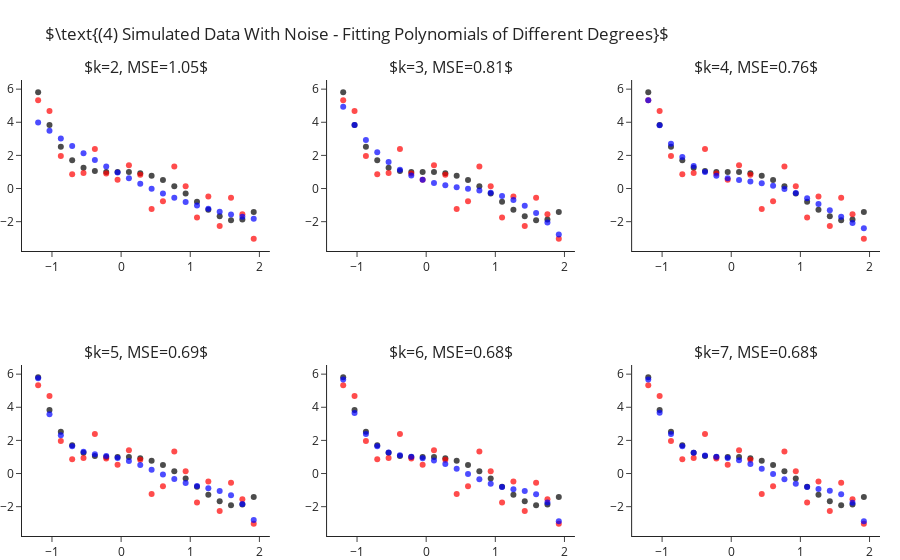

Notebook code cell kept with this figure:
### Markdown cell above
## Fitting Polynomial Of Different Degrees - With Sample Noise

Still fitting for different values of $k$, let us add some standard Gaussian noise (i.e. $\mathcal{N}\left(0,1\right)$).
This time we observe two things:
- Even for the correct $k=4$ model we are not able to achieve zero MSE.
- As we increase $4<k\rightarrow 7$ we manage to decrease the error more and more.

### Code cell
y = y_ + np.random.normal(size=len(y_))

ks = range(2, 8)
fig = make_subplots(2, 3, subplot_titles=list(ks))
for i, k in enumerate(ks):
    r,c = i//3+1, i%3+1 
    
    y_hat = make_pipeline(PolynomialFeatures(k), LinearRegression(fit_intercept=False)).fit(X, y).predict(X)
    fig.add_traces([go.Scatter(x=x, y=y_, mode="markers", name="Real Points",  marker=dict(color="black", opacity=.7), showlegend=False),
                    go.Scatter(x=x, y=y, mode="markers", name="Observed Points",  marker=dict(color="red", opacity=.7), showlegend=False), 
                    go.Scatter(x=x, y=y_hat, mode="markers", name="Predicted Points",  marker=dict(color="blue", opacity=.7), showlegend=False)], rows=r, cols=c)
    fig["layout"]["annotations"][i]["text"] = rf"$k={{0}}, MSE={{1}}$".format(k, round(np.mean((y-y_hat)**2), 2))

fig.update_layout(title=r"$\text{(4) Simulated Data With Noise - Fitting Polynomials of Different Degrees}$", margin=dict(t=80)).show()

### Figure 1 — Plotly figure (JSON) as saved in the notebook; plotly's stock layout.template omitted (floating-point values rounded to 4 significant figures)
{"data": [{"marker": {"color": "black", "opacity": 0.7}, "mode": "markers", "name": "Real Points", "showlegend": false, "type": "scatter", "x": [-1.2, -1.036, -0.8718, -0.7077, -0.5436, -0.3795, -0.2154, -0.05128, 0.1128, 0.2769, 0.441, 0.6051, 0.7692, 0.9333, 1.097, 1.262, 1.426, 1.59, 1.754, 1.918], "xaxis": "x", "y": [5.81, 3.838, 2.523, 1.709, 1.261, 1.058, 0.9989, 0.999, 0.9909, 0.9251, 0.769, 0.5078, 0.1439, -0.3028, -0.7951, -1.278, -1.68, -1.912, -1.866, -1.418], "yaxis": "y"}, {"marker": {"color": "red", "opacity": 0.7}, "mode": "markers", "name": "Observed Points", "showlegend": false, "type": "scatter", "x": [-1.2, -1.036, -0.8718, -0.7077, -0.5436, -0.3795, -0.2154, -0.05128, 0.1128, 0.2769, 0.441, 0.6051, 0.7692, 0.9333, 1.097, 1.262, 1.426, 1.59, 1.754, 1.918], "xaxis": "x", "y": [5.332, 4.687, 1.958, 0.8624, 0.9358, 2.382, 0.902, 0.5279, 1.406, 0.8313, -1.232, -0.7643, 1.336, 0.141, -1.746, -0.4821, -2.267, -0.5619, -1.559, -3.029], "yaxis": "y"}, {"marker": {"color": "blue", "opacity": 0.7}, "mode": "markers", "name": "Predicted Points", "showlegend": false, "type": "scatter", "x": [-1.2, -1.036, -0.8718, -0.7077, -0.5436, -0.3795, -0.2154, -0.05128, 0.1128, 0.2769, 0.441, 0.6051, 0.7692, 0.9333, 1.097, 1.262, 1.426, 1.59, 1.754, 1.918], "xaxis": "x", "y": [3.982, 3.488, 3.015, 2.562, 2.131, 1.721, 1.331, 0.9631, 0.6157, 0.2894, -0.01598, -0.3004, -0.5637, -0.8061, -1.028, -1.228, -1.407, -1.566, -1.703, -1.82], "yaxis": "y"}, {"marker": {"color": "black", "opacity": 0.7}, "mode": "markers", "name": "Real Points", "showlegend": false, "type": "scatter", "x": [-1.2, -1.036, -0.8718, -0.7077, -0.5436, -0.3795, -0.2154, -0.05128, 0.1128, 0.2769, 0.441, 0.6051, 0.7692, 0.9333, 1.097, 1.262, 1.426, 1.59, 1.754, 1.918], "xaxis": "x2", "y": [5.81, 3.838, 2.523, 1.709, 1.261, 1.058, 0.9989, 0.999, 0.9909, 0.9251, 0.769, 0.5078, 0.1439, -0.3028, -0.7951, -1.278, -1.68, -1.912, -1.866, -1.418], "yaxis": "y2"}, {"marker": {"color": "red", "opacity": 0.7}, "mode": "markers", "name": "Observed Points", "showlegend": false, "type": "scatter", "x": [-1.2, -1.036, -0.8718, -0.7077, -0.5436, -0.3795, -0.2154, -0.05128, 0.1128, 0.2769, 0.441, 0.6051, 0.7692, 0.9333, 1.097, 1.262, 1.426, 1.59, 1.754, 1.918], "xaxis": "x2", "y": [5.332, 4.687, 1.958, 0.8624, 0.9358, 2.382, 0.902, 0.5279, 1.406, 0.8313, -1.232, -0.7643, 1.336, 0.141, -1.746, -0.4821, -2.267, -0.5619, -1.559, -3.029], "yaxis": "y2"}, {"marker": {"color": "blue", "opacity": 0.7}, "mode": "markers", "name": "Predicted Points", "showlegend": false, "type": "scatter", "x": [-1.2, -1.036, -0.8718, -0.7077, -0.5436, -0.3795, -0.2154, -0.05128, 0.1128, 0.2769, 0.441, 0.6051, 0.7692, 0.9333, 1.097, 1.262, 1.426, 1.59, 1.754, 1.918], "xaxis": "x2", "y": [4.94, 3.841, 2.931, 2.19, 1.598, 1.137, 0.7849, 0.5233, 0.3321, 0.1915, 0.08185, -0.01674, -0.124, -0.2596, -0.4435, -0.6953, -1.035, -1.482, -2.056, -2.777], "yaxis": "y2"}, {"marker": {"color": "black", "opacity": 0.7}, "mode": "markers", "name": "Real Points", "showlegend": false, "type": "scatter", "x": [-1.2, -1.036, -0.8718, -0.7077, -0.5436, -0.3795, -0.2154, -0.05128, 0.1128, 0.2769, 0.441, 0.6051, 0.7692, 0.9333, 1.097, 1.262, 1.426, 1.59, 1.754, 1.918], "xaxis": "x3", "y": [5.81, 3.838, 2.523, 1.709, 1.261, 1.058, 0.9989, 0.999, 0.9909, 0.9251, 0.769, 0.5078, 0.1439, -0.3028, -0.7951, -1.278, -1.68, -1.912, -1.866, -1.418], "yaxis": "y3"}, {"marker": {"color": "red", "opacity": 0.7}, "mode": "markers", "name": "Observed Points", "showlegend": false, "type": "scatter", "x": [-1.2, -1.036, -0.8718, -0.7077, -0.5436, -0.3795, -0.2154, -0.05128, 0.1128, 0.2769, 0.441, 0.6051, 0.7692, 0.9333, 1.097, 1.262, 1.426, 1.59, 1.754, 1.918], "xaxis": "x3", "y": [5.332, 4.687, 1.958, 0.8624, 0.9358, 2.382, 0.902, 0.5279, 1.406, 0.8313, -1.232, -0.7643, 1.336, 0.141, -1.746, -0.4821, -2.267, -0.5619, -1.559, -3.029], "yaxis": "y3"}, {"marker": {"color": "blue", "opacity": 0.7}, "mode": "markers", "name": "Predicted Points", "showlegend": false, "type": "scatter", "x": [-1.2, -1.036, -0.8718, -0.7077, -0.5436, -0.3795, -0.2154, -0.05128, 0.1128, 0.2769, 0.441, 0.6051, 0.7692, 0.9333, 1.097, 1.262, 1.426, 1.59, 1.754, 1.918], "xaxis": "x3", "y": [5.326, 3.82, 2.707, 1.91, 1.362, 0.9997, 0.7696, 0.6236, 0.5212, 0.4285, 0.3188, 0.1723, -0.02367, -0.275, -0.5805, -0.932, -1.314, -1.706, -2.076, -2.391], "yaxis": "y3"}, {"marker": {"color": "black", "opacity": 0.7}, "mode": "markers", "name": "Real Points", "showlegend": false, "type": "scatter", "x": [-1.2, -1.036, -0.8718, -0.7077, -0.5436, -0.3795, -0.2154, -0.05128, 0.1128, 0.2769, 0.441, 0.6051, 0.7692, 0.9333, 1.097, 1.262, 1.426, 1.59, 1.754, 1.918], "xaxis": "x4", "y": [5.81, 3.838, 2.523, 1.709, 1.261, 1.058, 0.9989, 0.999, 0.9909, 0.9251, 0.769, 0.5078, 0.1439, -0.3028, -0.7951, -1.278, -1.68, -1.912, -1.866, -1.418], "yaxis": "y4"}, {"marker": {"color": "red", "opacity": 0.7}, "mode": "markers", "name": "Observed Points", "showlegend": false, "type": "scatter", "x": [-1.2, -1.036, -0.8718, -0.7077, -0.5436, -0.3795, -0.2154, -0.05128, 0.1128, 0.2769, 0.441, 0.6051, 0.7692, 0.9333, 1.097, 1.262, 1.426, 1.59, 1.754, 1.918], "xaxis": "x4", "y": [5.332, 4.687, 1.958, 0.8624, 0.9358, 2.382, 0.902, 0.5279, 1.406, 0.8313, -1.232, -0.7643, 1.336, 0.141, -1.746, -0.4821, -2.267, -0.5619, -1.559, -3.029], "yaxis": "y4"}, {"marker": {"color": "blue", "opacity": 0.7}, "mode": "markers", "name": "Predicted Points", "showlegend": false, "type": "scatter", "x": [-1.2, -1.036, -0.8718, -0.7077, -0.5436, -0.3795, -0.2154, -0.05128, 0.1128, 0.2769, 0.441, 0.6051, 0.7692, 0.9333, 1.097, 1.262, 1.426, 1.59, 1.754, 1.918], "xaxis": "x4", "y": [5.746, 3.577, 2.316, 1.645, 1.321, 1.167, 1.062, 0.936, 0.7544, 0.5143, 0.2329, -0.06095, -0.3361, -0.5679, -0.7476, -0.8915, -1.049, -1.315, -1.833, -2.811], "yaxis": "y4"}, {"marker": {"color": "black", "opacity": 0.7}, "mode": "markers", "name": "Real Points", "showlegend": false, "type": "scatter", "x": [-1.2, -1.036, -0.8718, -0.7077, -0.5436, -0.3795, -0.2154, -0.05128, 0.1128, 0.2769, 0.441, 0.6051, 0.7692, 0.9333, 1.097, 1.262, 1.426, 1.59, 1.754, 1.918], "xaxis": "x5", "y": [5.81, 3.838, 2.523, 1.709, 1.261, 1.058, 0.9989, 0.999, 0.9909, 0.9251, 0.769, 0.5078, 0.1439, -0.3028, -0.7951, -1.278, -1.68, -1.912, -1.866, -1.418], "yaxis": "y5"}, {"marker": {"color": "red", "opacity": 0.7}, "mode": "markers", "name": "Observed Points", "showlegend": false, "type": "scatter", "x": [-1.2, -1.036, -0.8718, -0.7077, -0.5436, -0.3795, -0.2154, -0.05128, 0.1128, 0.2769, 0.441, 0.6051, 0.7692, 0.9333, 1.097, 1.262, 1.426, 1.59, 1.754, 1.918], "xaxis": "x5", "y": [5.332, 4.687, 1.958, 0.8624, 0.9358, 2.382, 0.902, 0.5279, 1.406, 0.8313, -1.232, -0.7643, 1.336, 0.141, -1.746, -0.4821, -2.267, -0.5619, -1.559, -3.029], "yaxis": "y5"}, {"marker": {"color": "blue", "opacity": 0.7}, "mode": "markers", "name": "Predicted Points", "showlegend": false, "type": "scatter", "x": [-1.2, -1.036, -0.8718, -0.7077, -0.5436, -0.3795, -0.2154, -0.05128, 0.1128, 0.2769, 0.441, 0.6051, 0.7692, 0.9333, 1.097, 1.262, 1.426, 1.59, 1.754, 1.918], "xaxis": "x5", "y": [5.677, 3.661, 2.383, 1.645, 1.267, 1.098, 1.014, 0.929, 0.7899, 0.5759, 0.2945, -0.02549, -0.3431, -0.6164, -0.8169, -0.9452, -1.05, -1.248, -1.749, -2.88], "yaxis": "y5"}, {"marker": {"color": "black", "opacity": 0.7}, "mode": "markers", "name": "Real Points", "showlegend": false, "type": "scatter", "x": [-1.2, -1.036, -0.8718, -0.7077, -0.5436, -0.3795, -0.2154, -0.05128, 0.1128, 0.2769, 0.441, 0.6051, 0.7692, 0.9333, 1.097, 1.262, 1.426, 1.59, 1.754, 1.918], "xaxis": "x6", "y": [5.81, 3.838, 2.523, 1.709, 1.261, 1.058, 0.9989, 0.999, 0.9909, 0.9251, 0.769, 0.5078, 0.1439, -0.3028, -0.7951, -1.278, -1.68, -1.912, -1.866, -1.418], "yaxis": "y6"}, {"marker": {"color": "red", "opacity": 0.7}, "mode": "markers", "name": "Observed Points", "showlegend": false, "type": "scatter", "x": [-1.2, -1.036, -0.8718, -0.7077, -0.5436, -0.3795, -0.2154, -0.05128, 0.1128, 0.2769, 0.441, 0.6051, 0.7692, 0.9333, 1.097, 1.262, 1.426, 1.59, 1.754, 1.918], "xaxis": "x6", "y": [5.332, 4.687, 1.958, 0.8624, 0.9358, 2.382, 0.902, 0.5279, 1.406, 0.8313, -1.232, -0.7643, 1.336, 0.141, -1.746, -0.4821, -2.267, -0.5619, -1.559, -3.029], "yaxis": "y6"}, {"marker": {"color": "blue", "opacity": 0.7}, "mode": "markers", "name": "Predicted Points", "showlegend": false, "type": "scatter", "x": [-1.2, -1.036, -0.8718, -0.7077, -0.5436, -0.3795, -0.2154, -0.05128, 0.1128, 0.2769, 0.441, 0.6051, 0.7692, 0.9333, 1.097, 1.262, 1.426, 1.59, 1.754, 1.918], "xaxis": "x6", "y": [5.673, 3.669, 2.385, 1.641, 1.262, 1.095, 1.016, 0.934, 0.7947, 0.5779, 0.2925, -0.03032, -0.348, -0.6185, -0.8145, -0.9395, -1.045, -1.25, -1.757, -2.876], "yaxis": "y6"}], "layout": {"annotations": [{"font": {"size": 16}, "showarrow": false, "text": "$k=2, MSE=1.05$", "x": 0.1444, "xanchor": "center", "xref": "paper", "y": 1, "yanchor": "bottom", "yref": "paper"}, {"font": {"size": 16}, "showarrow": false, "text": "$k=3, MSE=0.81$", "x": 0.5, "xanchor": "center", "xref": "paper", "y": 1, "yanchor": "bottom", "yref": "paper"}, {"font": {"size": 16}, "showarrow": false, "text": "$k=4, MSE=0.76$", "x": 0.8556, "xanchor": "center", "xref": "paper", "y": 1, "yanchor": "bottom", "yref": "paper"}, {"font": {"size": 16}, "showarrow": false, "text": "$k=5, MSE=0.69$", "x": 0.1444, "xanchor": "center", "xref": "paper", "y": 0.375, "yanchor": "bottom", "yref": "paper"}, {"font": {"size": 16}, "showarrow": false, "text": "$k=6, MSE=0.68$", "x": 0.5, "xanchor": "center", "xref": "paper", "y": 0.375, "yanchor": "bottom", "yref": "paper"}, {"font": {"size": 16}, "showarrow": false, "text": "$k=7, MSE=0.68$", "x": 0.8556, "xanchor": "center", "xref": "paper", "y": 0.375, "yanchor": "bottom", "yref": "paper"}], "margin": {"t": 80}, "title": {"text": "$\\text{(4) Simulated Data With Noise - Fitting Polynomials of Different Degrees}$"}, "xaxis": {"anchor": "y", "domain": [0, 0.2889]}, "xaxis2": {"anchor": "y2", "domain": [0.3556, 0.6444]}, "xaxis3": {"anchor": "y3", "domain": [0.7111, 1]}, "xaxis4": {"anchor": "y4", "domain": [0, 0.2889]}, "xaxis5": {"anchor": "y5", "domain": [0.3556, 0.6444]}, "xaxis6": {"anchor": "y6", "domain": [0.7111, 1]}, "yaxis": {"anchor": "x", "domain": [0.625, 1]}, "yaxis2": {"anchor": "x2", "domain": [0.625, 1]}, "yaxis3": {"anchor": "x3", "domain": [0.625, 1]}, "yaxis4": {"anchor": "x4", "domain": [0, 0.375]}, "yaxis5": {"anchor": "x5", "domain": [0, 0.375]}, "yaxis6": {"anchor": "x6", "domain": [0, 0.375]}}}
